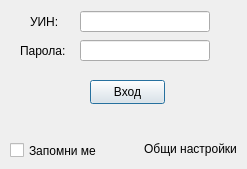
<?xml version="1.0" encoding="UTF-8"?>
<ui version="4.0">
 <class>LoginView</class>
 <widget class="QDialog" name="LoginView">
  <property name="geometry">
   <rect>
    <x>0</x>
    <y>0</y>
    <width>247</width>
    <height>169</height>
   </rect>
  </property>
  <property name="sizePolicy">
   <sizepolicy hsizetype="Fixed" vsizetype="Fixed">
    <horstretch>0</horstretch>
    <verstretch>0</verstretch>
   </sizepolicy>
  </property>
  <property name="minimumSize">
   <size>
    <width>0</width>
    <height>0</height>
   </size>
  </property>
  <property name="maximumSize">
   <size>
    <width>9999</width>
    <height>9999</height>
   </size>
  </property>
  <property name="windowTitle">
   <string>LoginView</string>
  </property>
  <widget class="QLineEdit" name="userEdit">
   <property name="geometry">
    <rect>
     <x>80</x>
     <y>11</y>
     <width>130</width>
     <height>21</height>
    </rect>
   </property>
   <property name="maxLength">
    <number>9</number>
   </property>
   <property name="echoMode">
    <enum>QLineEdit::Normal</enum>
   </property>
  </widget>
  <widget class="QLineEdit" name="passEdit">
   <property name="geometry">
    <rect>
     <x>80</x>
     <y>40</y>
     <width>130</width>
     <height>21</height>
    </rect>
   </property>
   <property name="maxLength">
    <number>20</number>
   </property>
  </widget>
  <widget class="QLabel" name="label_2">
   <property name="geometry">
    <rect>
     <x>30</x>
     <y>11</y>
     <width>51</width>
     <height>21</height>
    </rect>
   </property>
   <property name="text">
    <string>УИН:</string>
   </property>
  </widget>
  <widget class="QLabel" name="label_3">
   <property name="geometry">
    <rect>
     <x>20</x>
     <y>40</y>
     <width>61</width>
     <height>21</height>
    </rect>
   </property>
   <property name="text">
    <string>Парола:</string>
   </property>
  </widget>
  <widget class="QPushButton" name="okButton">
   <property name="geometry">
    <rect>
     <x>90</x>
     <y>80</y>
     <width>75</width>
     <height>24</height>
    </rect>
   </property>
   <property name="text">
    <string>Вход</string>
   </property>
  </widget>
  <widget class="QPushButton" name="practiceButton">
   <property name="geometry">
    <rect>
     <x>140</x>
     <y>133</y>
     <width>101</width>
     <height>31</height>
    </rect>
   </property>
   <property name="text">
    <string>Общи настройки</string>
   </property>
   <property name="flat">
    <bool>true</bool>
   </property>
  </widget>
  <widget class="QCheckBox" name="rememberCheck">
   <property name="geometry">
    <rect>
     <x>10</x>
     <y>140</y>
     <width>101</width>
     <height>21</height>
    </rect>
   </property>
   <property name="text">
    <string>Запомни ме</string>
   </property>
  </widget>
 </widget>
 <layoutdefault spacing="6" margin="11"/>
 <tabstops>
  <tabstop>userEdit</tabstop>
  <tabstop>passEdit</tabstop>
  <tabstop>okButton</tabstop>
  <tabstop>rememberCheck</tabstop>
  <tabstop>practiceButton</tabstop>
 </tabstops>
 <resources/>
 <connections/>
</ui>
